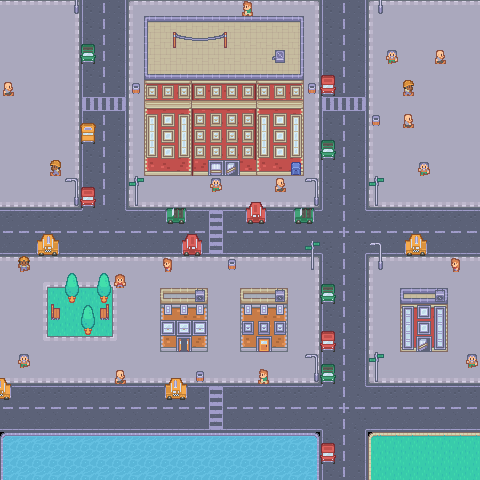

The image is a tile-based game level rendered from a .tmx file. Its description and complete source (layers, tilesets, objects, tile grids) follow:
An orthogonal 30x30 tile map with 16x16 px tiles, 2 tile layers (base, first).

<map version="1.2" tiledversion="1.2.4" orientation="orthogonal" renderorder="right-down" width="30" height="30" tilewidth="16" tileheight="16" infinite="0" nextlayerid="9" nextobjectid="1">
 <tileset firstgid="1" name="tilemap" tilewidth="16" tileheight="16" spacing="1" tilecount="486" columns="27">
  <image source="tilemap.png" width="458" height="305" />
 </tileset>
 <layer id="7" name="base" width="30" height="30">
  <data encoding="csv">
10,10,10,10,11,462,463,464,9,10,10,10,10,10,10,10,10,10,10,11,462,463,464,9,10,10,10,10,10,10,
37,37,37,37,38,462,463,464,36,82,83,83,83,83,83,83,83,83,84,38,462,463,464,36,37,37,37,37,37,37,
37,37,37,37,38,462,463,464,36,109,110,110,110,110,110,110,110,110,111,38,462,463,464,36,37,37,37,37,37,37,
37,37,37,37,38,462,463,464,36,109,110,110,110,110,110,110,110,110,111,38,462,463,464,36,37,37,37,37,37,37,
37,37,37,37,38,462,463,464,36,136,137,137,137,137,137,137,137,137,138,38,462,463,464,36,37,37,37,37,37,37,
37,37,37,37,38,462,463,464,36,18,19,20,21,22,22,23,18,19,20,38,462,463,464,36,37,37,37,37,37,37,
37,37,37,37,38,435,436,437,36,45,46,47,48,46,46,50,45,46,47,38,435,436,437,36,37,37,37,37,37,37,
37,37,37,37,38,462,463,464,36,72,73,74,75,76,76,77,72,73,74,38,462,463,464,36,37,37,37,37,37,37,
37,37,37,37,38,462,463,464,36,72,73,74,75,76,76,77,72,73,74,38,462,463,464,36,37,37,37,37,37,37,
37,37,37,37,38,462,463,464,36,72,73,74,75,76,76,77,72,73,74,38,462,463,464,36,37,37,37,37,37,37,
37,37,37,37,38,462,463,464,36,99,100,101,102,103,103,103,99,100,101,38,462,463,464,36,37,37,37,37,37,37,
37,37,37,37,38,462,463,464,36,37,37,37,37,37,37,37,37,37,37,38,462,463,464,36,37,37,37,37,37,37,
64,64,64,64,65,462,463,464,63,64,64,64,64,64,64,64,64,64,64,65,462,463,464,63,64,64,64,64,64,64,
407,407,407,407,407,468,442,467,407,407,407,407,407,406,407,407,407,407,407,407,468,463,467,407,407,407,407,407,407,407,
434,434,434,434,434,434,434,434,434,434,434,434,434,433,434,434,434,434,434,434,434,408,434,434,434,434,434,434,434,434,
461,461,461,461,461,461,461,461,461,461,461,461,461,460,461,461,461,461,461,461,441,463,440,461,461,461,461,461,461,461,
10,10,10,10,10,10,10,10,10,10,10,10,10,10,10,10,10,10,10,11,462,463,464,9,10,10,10,10,10,10,
37,37,14,64,64,64,64,15,37,37,37,37,37,37,37,37,37,37,37,38,462,463,464,36,37,37,37,37,37,37,
37,37,38,29,29,29,29,36,37,37,147,148,149,37,37,147,148,149,37,38,462,463,464,36,37,139,140,141,37,37,
37,37,38,29,29,29,29,36,37,37,126,127,128,37,37,126,127,128,37,38,462,463,464,36,37,18,19,20,37,37,
37,37,38,29,29,29,29,36,37,37,180,181,182,37,37,180,181,182,37,38,462,463,464,36,37,72,73,74,37,37,
37,37,41,10,10,10,10,42,37,37,207,208,209,37,37,207,208,209,37,38,462,463,464,36,37,99,100,101,37,37,
37,37,37,37,37,37,37,37,37,37,37,37,37,37,37,37,37,37,37,38,462,463,464,36,37,37,37,37,37,37,
64,64,64,64,64,64,64,64,64,64,64,64,64,64,64,64,64,64,64,65,462,463,464,63,64,64,64,64,64,64,
407,407,407,407,407,407,407,407,407,407,407,407,407,406,407,407,407,407,407,407,468,463,467,407,407,407,407,407,407,407,
434,434,434,434,434,434,434,434,434,434,434,434,434,433,434,434,434,434,434,434,434,408,434,434,434,434,434,434,434,434,
461,461,461,461,461,461,461,461,461,461,461,461,461,460,461,461,461,461,461,461,441,463,440,461,461,461,461,461,461,461,
171,172,172,172,172,172,172,172,172,172,172,172,172,172,172,172,172,172,172,173,462,463,464,1,2,2,2,2,2,2,
198,199,199,199,199,199,199,199,199,199,199,199,199,199,199,199,199,199,199,200,462,463,464,28,29,29,29,29,29,29,
198,199,199,199,199,199,199,199,199,199,199,199,199,199,199,199,199,199,199,200,462,463,464,28,29,29,29,29,29,29
</data>
 </layer>
 <layer id="8" name="first" width="30" height="30">
  <data encoding="csv">
0,0,0,0,192,0,0,0,0,0,0,0,0,0,0,78,0,0,0,0,0,0,0,192,0,0,0,0,0,0,
0,0,0,0,0,0,0,0,0,0,0,0,0,0,0,0,0,0,0,0,0,0,0,0,0,0,0,0,0,0,
0,0,0,0,0,400,0,0,0,0,217,218,219,220,221,0,0,0,0,0,0,0,0,0,0,0,0,0,0,0,
0,0,0,0,0,427,0,0,0,0,0,0,0,0,0,0,0,334,0,0,0,0,0,0,241,0,0,378,0,0,
0,0,0,0,0,0,0,0,0,0,0,0,0,0,0,0,0,0,0,0,450,0,0,0,0,0,0,0,0,0,
378,0,0,0,0,0,0,0,254,363,363,363,363,363,363,363,363,363,363,254,477,0,0,0,0,324,0,0,0,0,
0,0,0,0,0,0,0,0,0,390,390,390,390,390,390,390,390,390,390,0,0,0,0,0,0,0,0,0,0,0,
0,0,0,0,0,399,0,0,0,339,365,339,364,364,364,364,339,365,339,0,0,0,0,254,0,405,0,0,0,0,
0,0,0,0,0,426,0,0,0,366,365,366,364,364,364,364,366,365,366,0,400,0,0,0,0,0,0,0,0,0,
0,0,0,0,0,0,0,0,0,393,365,393,364,364,364,364,393,365,393,0,427,0,0,0,0,0,0,0,0,0,
0,0,0,294,0,0,0,0,0,0,0,0,0,282,309,0,0,0,307,0,0,0,0,0,0,0,241,0,0,0,
0,0,0,0,165,450,0,0,168,0,0,0,0,241,0,0,0,378,0,165,0,0,0,168,0,0,0,0,0,0,
0,0,0,0,192,477,0,0,195,0,0,0,0,0,0,448,449,0,0,192,0,0,0,195,0,0,0,0,0,0,
0,0,0,0,0,0,0,0,0,0,454,455,0,0,0,475,476,0,454,455,0,0,0,0,0,0,0,0,0,0,
0,0,397,398,0,0,0,0,0,0,0,451,452,0,0,0,0,0,0,0,0,0,0,0,0,397,398,0,0,0,
0,0,424,425,0,0,0,0,0,0,0,478,479,0,0,0,0,0,0,168,0,0,0,165,0,424,425,0,0,0,
0,322,0,0,0,0,0,0,0,0,105,0,0,0,254,0,0,0,0,195,0,0,0,192,0,0,0,0,105,0,
0,0,0,0,233,0,233,106,0,0,0,0,0,0,0,0,0,0,0,0,400,0,0,0,0,0,0,0,0,0,
0,0,0,0,260,0,260,0,0,0,0,0,335,0,0,0,0,335,0,0,427,0,0,0,0,0,0,335,0,0,
0,0,0,355,0,233,328,0,0,0,417,417,417,0,0,417,417,417,0,0,0,0,0,0,0,420,446,420,0,0,
0,0,0,0,0,260,0,0,0,0,473,473,473,0,0,445,445,445,0,0,450,0,0,0,0,447,446,447,0,0,
0,0,0,0,0,0,0,0,0,0,0,312,0,0,0,0,284,0,0,0,477,0,0,0,0,474,309,474,0,0,
0,241,0,0,0,0,0,0,0,0,0,0,0,0,0,0,0,0,0,165,400,0,0,168,0,0,0,0,0,241,
395,0,0,0,0,0,0,378,0,0,394,395,254,0,0,0,78,0,0,192,427,0,0,195,0,0,0,0,0,0,
422,0,0,0,0,0,0,0,0,0,421,422,0,0,0,0,0,0,0,0,0,0,0,0,0,0,0,0,0,0,
0,0,0,0,0,0,0,0,0,0,0,0,0,0,0,0,0,0,0,0,0,0,0,0,0,0,0,0,0,0,
0,0,0,0,0,0,0,0,0,0,0,0,0,0,0,0,0,0,0,0,0,0,0,0,0,0,0,0,0,0,
0,0,0,0,0,0,0,0,0,0,0,0,0,0,0,0,0,0,0,0,450,0,0,0,0,0,0,0,0,0,
0,0,0,0,0,0,0,0,0,0,0,0,0,0,0,0,0,0,0,0,477,0,0,0,0,0,0,0,0,0,
0,0,0,0,0,0,0,0,0,0,0,0,0,0,0,0,0,0,0,0,0,0,0,0,0,0,0,0,0,0
</data>
 </layer>
</map>
